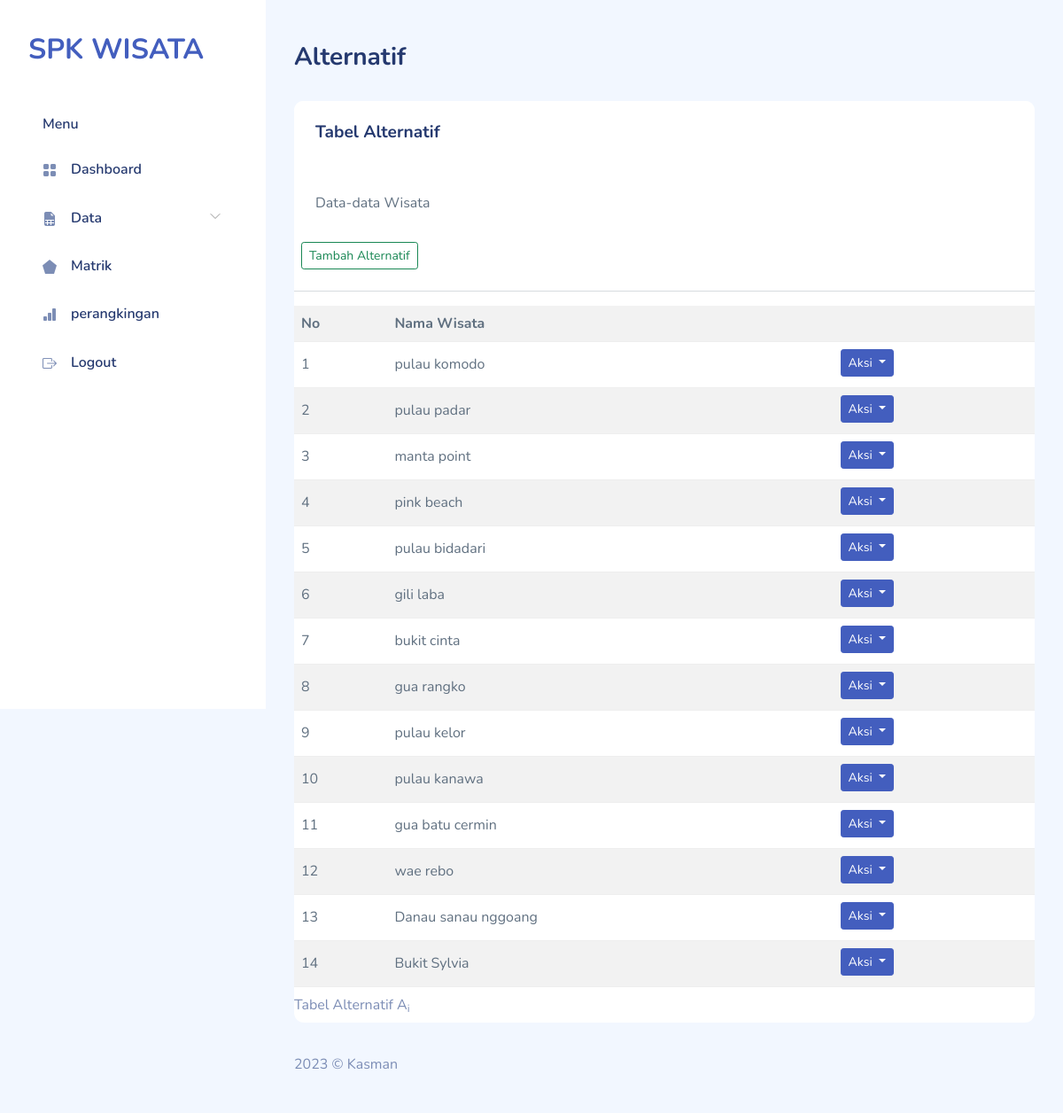
Screenshot of /alternatif.php (signed in) with the database file from the repository.
### tables this page shows
CREATE TABLE `saw_alternatives` (
  `id_alternative` smallint(5) UNSIGNED NOT NULL,
  `name` varchar(30) NOT NULL
);

### alternatif.php (the view, shortened to what this page needs)
<!DOCTYPE html>
<html lang="en">
    <?php
require "layout/head.php";
require "include/conn.php";
?>
    <body>
        <div id="app">
            <?php require "layout/sidebar.php";?>
            <div id="main">
                <div class="page-heading">
                    <h3>Alternatif</h3>
                </div>
                <div class="page-content">
                    <section class="row">
                        <div class="col-12">
                            <div class="card">
                                <div class="card-header">
                                    <h4 class="card-title">Tabel Alternatif</h4>
                                </div>
                                <div class="card-content">
                                    <div class="card-body">
                                        <p class="card-text">
                                            Data-data Wisata
                                        </p>
                                    </div>
                                    <button type="button" class="btn btn-outline-success btn-sm m-2" data-bs-toggle="modal"
                                        data-bs-target="#inlineForm">
                                        Tambah Alternatif
                                    </button>
                                    <hr>
                                    <div class="table-responsive">
                                        <table class="table table-striped mb-0">
                                            <caption>
                                                Tabel Alternatif A<sub>i</sub>
                                            </caption>
                                            <tr>
                                                <th>No</th>
                                                <th colspan="2">Nama Wisata</th>
                                            </tr>
                                            <?php
$sql = 'SELECT id_alternative,name FROM saw_alternatives';
$result = $db->query($sql);
$i = 0;
while ($row = $result->fetch_object()) {
    echo "<tr>
        <td class='right'>" . (++$i) . "</td>
        <td class='center'>{$row->name}</td>
        <td>
        <div class='btn-group mb-1'>
        <div class='dropdown'>
            <button class='btn btn-primary dropdown-toggle me-1 btn-sm' type='button'
                id='dropdownMenuButton' data-bs-toggle='dropdown'
                aria-haspopup='true' aria-expanded='false'>
                Aksi
            </button>
            <div class='dropdown-menu' aria-labelledby='dropdownMenuButton'>
                <a class='dropdown-item' href='alternatif-edit.php?id={$row->id_alternative}'>Edit</a>
                <a class='dropdown-item' href='alternatif-hapus.php?id={$row->id_alternative}'>Hapus</a>
            </div>
        </div>
    </div>
        </td>
      </tr>\n";
}
?>
                                        </table>
                                    </div>
                                </div>
                            </div>
                        </div>
                    </section>
                </div>
                <?php require "layout/footer.php";?>
            </div>
        </div>
    </body>
</html>

### layout/head.php (shortened to what this page needs)
<head>
    <link rel="stylesheet" href="assets/css/bootstrap.css">
    <link rel="stylesheet" href="assets/vendors/iconly/bold.css">
    <link rel="stylesheet" href="assets/vendors/perfect-scrollbar/perfect-scrollbar.css">
    <link rel="stylesheet" href="assets/vendors/bootstrap-icons/bootstrap-icons.css">
    <link rel="stylesheet" href="assets/css/app.css">
</head>

### layout/sidebar.php (shortened to what this page needs)
<div id="sidebar" class="active">
    <div class="sidebar-wrapper active">
        <div class="sidebar-header">
            <div class="d-flex justify-content-between">
                <div class="logo">
                    <a href="./">SPK WISATA</a>
                </div>
            </div>
        </div>
        <div class="sidebar-menu">
            <ul class="menu">
                <li class="sidebar-title">Menu</li>
                <li class="sidebar-item">
                    <a href="./" class='sidebar-link'>
                        <i class="bi bi-grid-fill"></i>
                        <span>Dashboard</span>
                    </a>
                </li>
                <li class="sidebar-item  has-sub">
                    <a href="#" class='sidebar-link'>
                        <i class="bi bi-file-earmark-spreadsheet-fill"></i>
                        <span>Data</span>
                    </a>
                </li>
                <li class="sidebar-item">
                    <a href="matrik.php" class='sidebar-link'>
                        <i class="bi bi-pentagon-fill"></i>
                        <span>Matrik</span>
                    </a>
                </li>
                <li class="sidebar-item">
                    <a href="preferensi.php" class='sidebar-link'>
                        <i class="bi bi-bar-chart-fill"></i>
                        <span>perangkingan</span>
                    </a>
                </li>
                <li class="sidebar-item">
                    <a href="logout.php" class='sidebar-link'>
                        <i class="bi bi-box-arrow-right"></i>
                        <span>Logout</span>
                    </a>
                </li>
            </ul>
        </div>
    </div>
</div>

### layout/footer.php
<footer>
    <div class="footer clearfix mb-0 text-muted">
        <div class="float-start">
            <p>2023 &copy; Kasman</p>
        </div>
    </div>
</footer>

### assets/css/app.css (style rules this page uses)
.btn.btn-danger,.btn.btn-info,.btn.btn-primary,.btn.btn-secondary,.btn.btn-success,.btn.btn-warning { color:#fff }
.card { margin-bottom:2.2rem;border:none }
.card .card-header { border:none }
.card .card-header h4 { font-size:1.2rem;font-weight:700 }
.card .card-content { position:relative }
.card .card-title { font-size:1.2rem }
.card .card-body { padding:1.5rem }
.dropdown-toggle:after { color:#fff }
#sidebar.active .sidebar-wrapper { left:0 }
.sidebar-wrapper { width:300px;height:100vh;position:fixed;top:0;z-index:10;overflow-y:auto;background-color:#fff;bottom:0;transition:left .5s ease-out }
.sidebar-wrapper .sidebar-header { padding:2rem 2rem 1rem;font-size:2rem;font-weight:700 }
.sidebar-wrapper .menu { margin-top:2rem;padding:0 2rem;font-weight:600 }
.sidebar-wrapper .menu .sidebar-title { padding:0 1rem;margin:1.5rem 0 1rem;font-size:1rem;list-style:none;font-weight:600;color:#25396f }
.sidebar-wrapper .menu .sidebar-link { display:block;padding:.7rem 1rem;font-size:1rem;display:flex;align-items:center;border-radius:.5rem;transition:all .5s;text-decoration:none;color:#25396f }
.sidebar-wrapper .menu .sidebar-link i,.sidebar-wrapper .menu .sidebar-link svg { color:#7c8db5 }
.sidebar-wrapper .menu .sidebar-link span { margin-left:1rem }
.sidebar-wrapper .menu .sidebar-item { list-style:none;margin-top:.5rem;position:relative }
.sidebar-wrapper .menu .sidebar-item.has-sub .sidebar-link:after { position:absolute;color:#ccc;right:15px;top:12px;display:block }
.dataTable-table td,.dataTable-table thead th,.table td,.table thead th { vertical-align:middle }
.bi { width:1rem;height:1rem }
#main { margin-left:300px;padding:2rem }
.page-heading { margin:0 0 2rem }
.page-heading h3 { font-weight:700 }
a { text-decoration:none }

### rows the page displays
saw_alternatives: name "pulau komodo"
saw_alternatives: name "pulau padar"
saw_alternatives: name "manta point"
saw_alternatives: name "pink beach"
saw_alternatives: name "pulau bidadari"
saw_alternatives: name "gili laba"
saw_alternatives: name "bukit cinta"
saw_alternatives: name "gua rangko"
saw_alternatives: name "pulau kelor"
saw_alternatives: name "pulau kanawa"
saw_alternatives: name "gua batu cermin"
saw_alternatives: name "wae rebo"
saw_alternatives: name "Danau sanau nggoang"
saw_alternatives: name "Bukit Sylvia"
